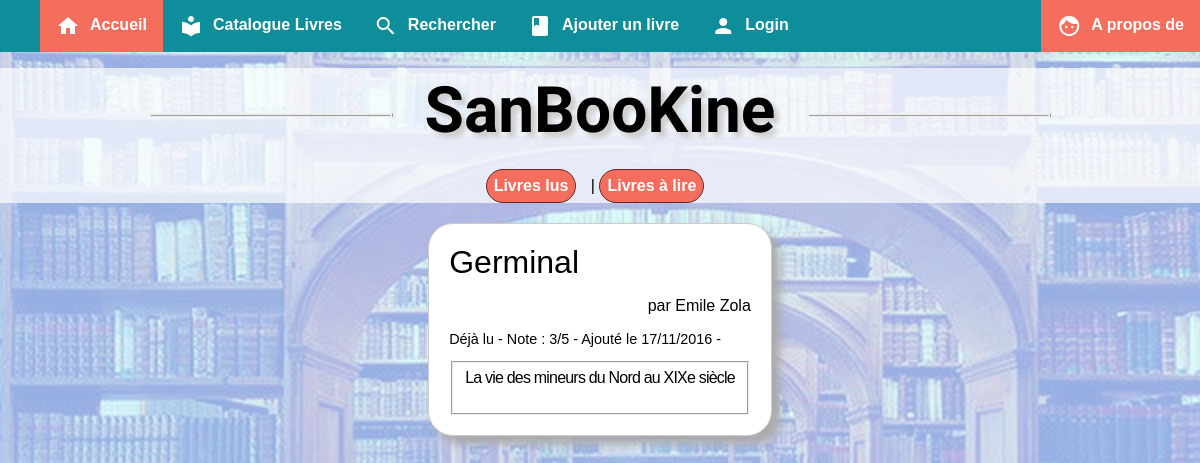
Page /fiche_livre.php?id_livre=2 on the committed database.
### tables this page shows
CREATE TABLE `sbk_book` (
  `id` int(11) NOT NULL,
  `titre` varchar(255) NOT NULL,
  `auteur` varchar(255) NOT NULL,
  `resume` text NOT NULL,
  `note` int(11) NOT NULL,
  `lu` varchar(11) NOT NULL,
  `date_ajout` date NOT NULL,
  `date_lu` date NOT NULL,
  `id_user` int(11) NOT NULL,
  `id_cat` int(11) NOT NULL
);

### modeles/m_list_livres.php (called while the page is built, shortened)
<?php
function get_livre($id_livre)
{
global $db;
$statement=$db->prepare("SELECT id,titre, auteur,resume,note,lu,DAY(date_ajout) AS jour,
MONTH(date_ajout) AS mois, YEAR(date_ajout) AS annee,id_user,id_cat FROM sbk_book WHERE id= :id_livre");
$statement->bindParam(':id_livre', $id_livre, PDO::PARAM_INT);
$statement->execute();
return $statement;
}
?>

### vues/v_livre.php (the view, shortened to what this page needs)
<section class="livre">
    <p style="font-family: 'Oswald', sans-serif;font-size:2em;margin-top:0px;margin-bottom:0px;"><?php echo $donnee['titre']; ?><?php
		?></p>
	<p style="text-align:right;">par  <?php echo $donnee['auteur']; ?></p>
	<p style="font-size:0.9em;"><?php
	if($donnees['lu']=='oui')
	{echo 'Déjà lu';}
	else{echo 'A lire';}
	 ?>
    - Note : <?php echo $donnees['note']; ?>/5 - Ajouté le <?php
echo $donnees['jour'] . '/' . $donnees['mois'] . '/' . $donnees['annee'];
?> - <b><?php echo $donne['nom_cat']; ?></b></p>
   <fieldset>
   <p style="font-family: 'tahoma', sans-serif;font-size:1em;margin-top:0px;letter-spacing: -0.8px;"><?php echo $donnee['resume']; ?></p>
   </fieldset>
</section>

### css/stylemain.css (style rules this page uses)
html, body { font-family: arial, sans-serif; margin-top:0px; margin-left: 0px; height:100%; }
body { background: #e2d8e9; background-image: url('img/fond.jpg'); background-repeat: no-repeat; background-attachment: fixed; margin-top:0px; margin-left: 0px; width:100%; }
section { text-align:left; }

### fiche_livre.php (style rules this page uses)
body { background-image: url("img/fond.jpg"); }

### rows in the picture
sbk_book: titre "Germinal", auteur "Emile Zola", note "3", resume "La vie des mineurs du Nord au XIXe siècle"

### other values in the picture
$donnees['jour'] "17"
$donnees['mois'] "11"
$donnees['annee'] "2016"
